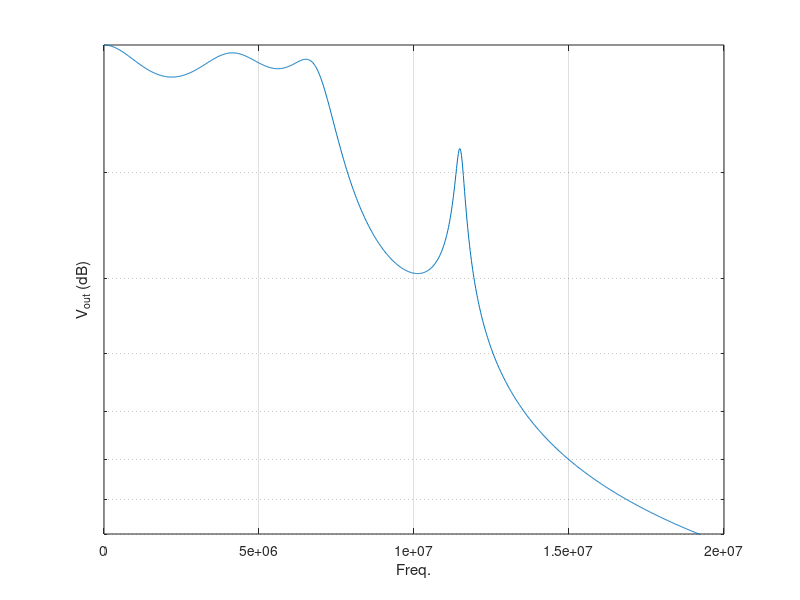
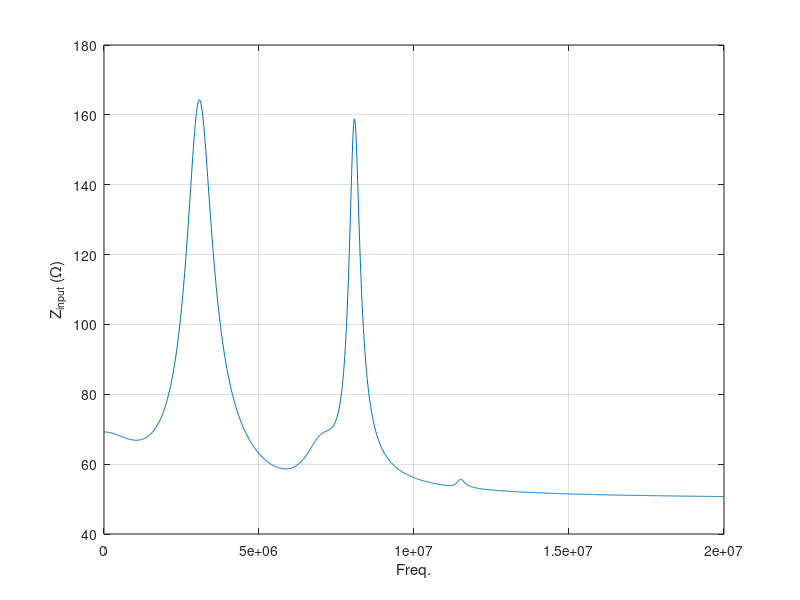

Recreate these plots in MATLAB, in order.
addpath("stamps/");
addpath("test-circuits/");

load("circuit4.mat", 'G', 'C', 'b');

% The output node
output_node = 12;
voltage_source_current_row = 17;

% Simulation params
num_points = 1000;
f_start = 1;
f_end = 20*10^6;
freqs = linspace(f_start, f_end, num_points);
Vout = zeros(num_points, 1);
input_impedence = zeros(num_points, 1);

% Fequency domain solution
% s = j*2pi*f
for i=1:num_points
    s = 1i * 2* pi * freqs(i);
    A = G + s*C;
    [L, U, P, Q] = lu(A, 0.01);
    z = L \ (P*b);
    y = U\z;
    sols = Q*y;
    Vout(i) = abs(sols(output_node));
    source_current = sols(voltage_source_current_row);
    input_impedence(i) = 1 / abs(source_current);
end

figure('Name', 'Freq. Domain (circuit4)')
semilogy(freqs, 20*log10(Vout));
ylim([-80 0]);
grid on;
xlabel('Freq.')
ylabel('V_{out} (dB)')

figure('Name', 'Input Impdence (circuit4)')
plot(freqs, input_impedence);
grid on;
xlabel('Freq.')
ylabel('Z_{input} (\Omega)')